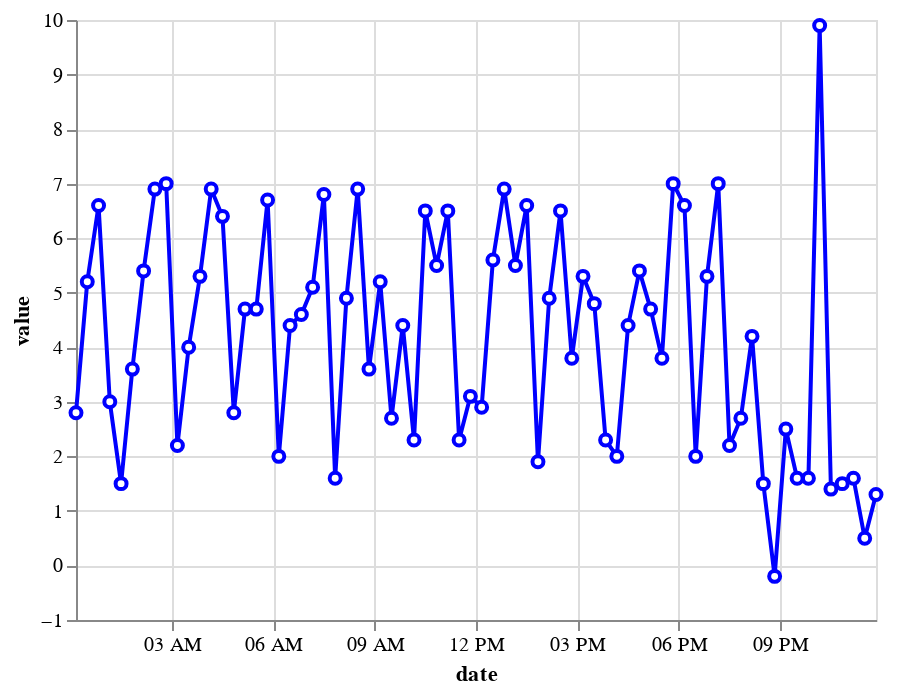

Notebook source saved alongside this figure:
### Markdown cell above
Draw everything in a chart using the altair library (i haven't used this library since it doesn't have any support for return the data selected)

### Code cell
import altair as alt

brush = alt.selection_interval(encodings=['x'])

color = alt.condition(brush, alt.value('blue'), alt.value('lightgray'))

chart = alt.Chart(data).mark_line(point={
    "filled": False,
    "fill": 'white'
    }).encode(
        y=alt.Y('value', sort=alt.EncodingSortField('value', order='descending')),
        x='date',
        color=color
).add_selection(
    brush
)

chart

### Figure 1 — Vega-Lite specification as saved in the notebook (floating-point values rounded to 4 significant figures)
{"config": {"view": {"continuousWidth": 400, "continuousHeight": 300}}, "data": {"name": "data-3feda49fd5ca203eb0252c7aaacc324f"}, "mark": {"type": "line", "point": {"filled": false, "fill": "white"}}, "encoding": {"color": {"condition": {"value": "blue", "selection": "selector004"}, "value": "lightgray"}, "x": {"type": "temporal", "field": "date"}, "y": {"type": "quantitative", "field": "value", "sort": {"field": "value", "order": "descending"}}}, "selection": {"selector004": {"type": "interval", "encodings": ["x"]}}, "$schema": "https://vega.github.io/schema/vega-lite/v4.8.1.json", "datasets": {"data-3feda49fd5ca203eb0252c7aaacc324f": [{"date": "2020-11-08T00:10:03", "value": 2.8}, {"date": "2020-11-08T00:30:03", "value": 5.2}, {"date": "2020-11-08T00:50:05", "value": 6.6}, {"date": "2020-11-08T01:10:03", "value": 3.0}, {"date": "2020-11-08T01:30:04", "value": 1.5}, {"date": "2020-11-08T01:50:05", "value": 3.6}, {"date": "2020-11-08T02:10:02", "value": 5.4}, {"date": "2020-11-08T02:30:04", "value": 6.9}, {"date": "2020-11-08T02:50:08", "value": 7.0}, {"date": "2020-11-08T03:10:02", "value": 2.2}, {"date": "2020-11-08T03:30:04", "value": 4.0}, {"date": "2020-11-08T03:50:08", "value": 5.3}, {"date": "2020-11-08T04:10:02", "value": 6.9}, {"date": "2020-11-08T04:30:03", "value": 6.4}, {"date": "2020-11-08T04:50:09", "value": 2.8}, {"date": "2020-11-08T05:10:02", "value": 4.7}, {"date": "2020-11-08T05:30:03", "value": 4.7}, {"date": "2020-11-08T05:50:09", "value": 6.7}, {"date": "2020-11-08T06:10:03", "value": 2.0}, {"date": "2020-11-08T06:30:04", "value": 4.4}, {"date": "2020-11-08T06:50:04", "value": 4.6}, {"date": "2020-11-08T07:10:03", "value": 5.1}, {"date": "2020-11-08T07:30:04", "value": 6.8}, {"date": "2020-11-08T07:50:05", "value": 1.6}, {"date": "2020-11-08T08:10:03", "value": 4.9}, {"date": "2020-11-08T08:30:03", "value": 6.9}, {"date": "2020-11-08T08:50:05", "value": 3.6}, {"date": "2020-11-08T09:10:03", "value": 5.2}, {"date": "2020-11-08T09:30:03", "value": 2.7}, {"date": "2020-11-08T09:50:05", "value": 4.4}, {"date": "2020-11-08T10:10:03", "value": 2.3}, {"date": "2020-11-08T10:30:04", "value": 6.5}, {"date": "2020-11-08T10:50:09", "value": 5.5}, {"date": "2020-11-08T11:10:03", "value": 6.5}, {"date": "2020-11-08T11:30:04", "value": 2.3}, {"date": "2020-11-08T11:50:05", "value": 3.1}, {"date": "2020-11-08T12:10:04", "value": 2.9}, {"date": "2020-11-08T12:30:04", "value": 5.6}, {"date": "2020-11-08T12:50:05", "value": 6.9}, {"date": "2020-11-08T13:10:03", "value": 5.5}, {"date": "2020-11-08T13:30:03", "value": 6.6}, {"date": "2020-11-08T13:50:04", "value": 1.9}, {"date": "2020-11-08T14:10:02", "value": 4.9}, {"date": "2020-11-08T14:30:03", "value": 6.5}, {"date": "2020-11-08T14:50:05", "value": 3.8}, {"date": "2020-11-08T15:10:03", "value": 5.3}, {"date": "2020-11-08T15:30:03", "value": 4.8}, {"date": "2020-11-08T15:50:08", "value": 2.3}, {"date": "2020-11-08T16:10:03", "value": 2.0}, {"date": "2020-11-08T16:30:04", "value": 4.4}, {"date": "2020-11-08T16:50:09", "value": 5.4}, {"date": "2020-11-08T17:10:03", "value": 4.7}, {"date": "2020-11-08T17:30:05", "value": 3.8}, {"date": "2020-11-08T17:50:05", "value": 7.0}, {"date": "2020-11-08T18:10:04", "value": 6.6}, {"date": "2020-11-08T18:30:04", "value": 2.0}, {"date": "2020-11-08T18:50:06", "value": 5.3}, {"date": "2020-11-08T19:10:03", "value": 7.0}, {"date": "2020-11-08T19:30:04", "value": 2.2}, {"date": "2020-11-08T19:50:09", "value": 2.7}, {"date": "2020-11-08T20:10:03", "value": 4.2}, {"date": "2020-11-08T20:30:05", "value": 1.5}, {"date": "2020-11-08T20:50:10", "value": -0.2}, {"date": "2020-11-08T21:10:03", "value": 2.5}, {"date": "2020-11-08T21:30:03", "value": 1.6}, {"date": "2020-11-08T21:50:08", "value": 1.6}, {"date": "2020-11-08T22:10:03", "value": 9.9}, {"date": "2020-11-08T22:30:04", "value": 1.4}, {"date": "2020-11-08T22:50:09", "value": 1.5}, {"date": "2020-11-08T23:10:02", "value": 1.6}, {"date": "2020-11-08T23:30:03", "value": 0.5}, {"date": "2020-11-08T23:50:05", "value": 1.3}]}}
